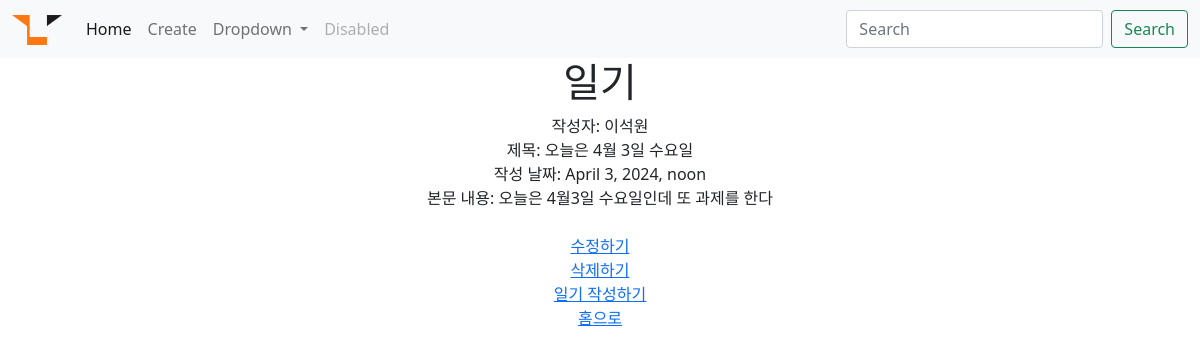
Page /diary/detail/3 on the committed database.
### diary/models.py (models this page shows, shortened)
class Diary(models.Model):
    title = models.CharField(max_length=50)
    writer = models.CharField(max_length=20)
    pub_update = models.DateTimeField()
    body = models.TextField()

### diary/views.py (the view)
# urls.py: path('detail/<str:id>',detail, name="detail"), #view의 id 변수 이름 동일하게 !!!
def detail(request, id):
    diary_detail = get_object_or_404(Diary, pk = id)
    return render(request , "detail.html", {'diary_detail' : diary_detail} )

### diary/templates/detail.html
{% extends 'base.html' %}
{% block content %}
<h1>일기</h1>
<div>
    작성자: {{diary_detail.writer}}
    <br>
     제목: {{diary_detail.title}}
    <br>
    작성 날짜: {{diary_detail.pub_update}}
    <br>
    본문 내용: {{diary_detail.body}}
</div>
<br>
<a href="{% url 'update' diary_detail.id %}">수정하기</a>
<br>
<a href="{% url 'delete' diary_detail.id %}">삭제하기</a>
<br>
<a href="{% url 'create' %}">일기 작성하기</a>
<br>
<a href="{% url 'home' %}">홈으로</a>
{% endblock %}

### second/templates/base.html (style rules this page uses)
body { text-align: center; }

### rows in the picture
Diary: writer "이석원", title "오늘은 4월 3일 수요일", pub_update "April 3, 2024, noon", body "오늘은 4월3일 수요일인데 또 과제를 한다"
